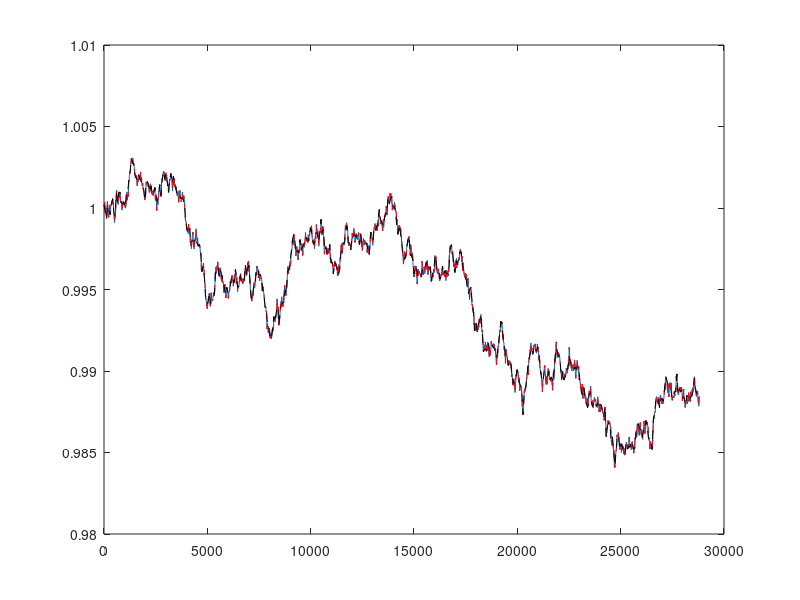

Source code (MATLAB):
% interpolation_hf
% peter.gruber@usi.ch, 2013-02-01

% setup

% create a high-frequency data set, sampled every 15 seconds
% 1 trading day = 8 hours = 480 mins = 1921 data points
% for simplicity mu=0;
sigma = 0.20 / sqrt(252) / sqrt(1921);

npoints15 = 1921;               % number of poins
r0=sigma*randn(npoints15,1);    % 15 sec returns
y15  = exp(cumsum(r0));         % tick price data
x15  = 15*(0:npoints15-1);      % tick times
plot(x15,y15)                   % plot
hold on

% calculate returns and annualized sigma
retn = log(y15(2:end))-log(y15(1:end-1));
sigmaHat15=sqrt(var(retn)*252*npoints15)

% now we interpolate to 5 second intervals
npoints5 = 1920*3+1;                    % number of poins
x5 = 5*(0:npoints5-1);                  % new tick points
y5 = interp1(x15,y15, x5, 'linear');    % interpolation
plot(x5,y5,'r--')                       % plot exactly on top of 15s interval
retn = log(y5(2:end))-log(y5(1:end-1));
sigmaHat5=sqrt(var(retn)*252*npoints5)

% now we interpolate to 1 second intervals
npoints1 = 1920*15+1;                   % number of poins
x1 = 1*(0:npoints5-1);                  % new tick points
y1 = interp1(x15,y15, x1, 'linear');    % interpolation
retn = log(y1(2:end))-log(y1(1:end-1));
sigmaHat1=sqrt(var(retn)*252*npoints1)

% would the same thing have happend with nearest neighbour interpolation?
y1NN = interp1(x15,y15, x1, 'nearest'); % nearst neighbour interpolation
retn = log(y1NN(2:end))-log(y1NN(1:end-1));
sigmaHat1NN=sqrt(var(retn)*252*npoints1)


% Extra question: and if we had eliminated points?
% try a 60s grid
npoints60 = 1920/4+1;                  % number of poins
x60 = 60*(0:npoints60-1);              % new tick points
y60 = interp1(x15,y15, x60, 'linear'); % this is called "interpolation", but
                                       % actually we eliminate points
plot(x60,y60,'k--')                    % plot is now different (need to zoom in)
retn = log(y60(2:end))-log(y60(1:end-1));
sigmaHat60=sqrt(var(retn)*252*npoints60)


